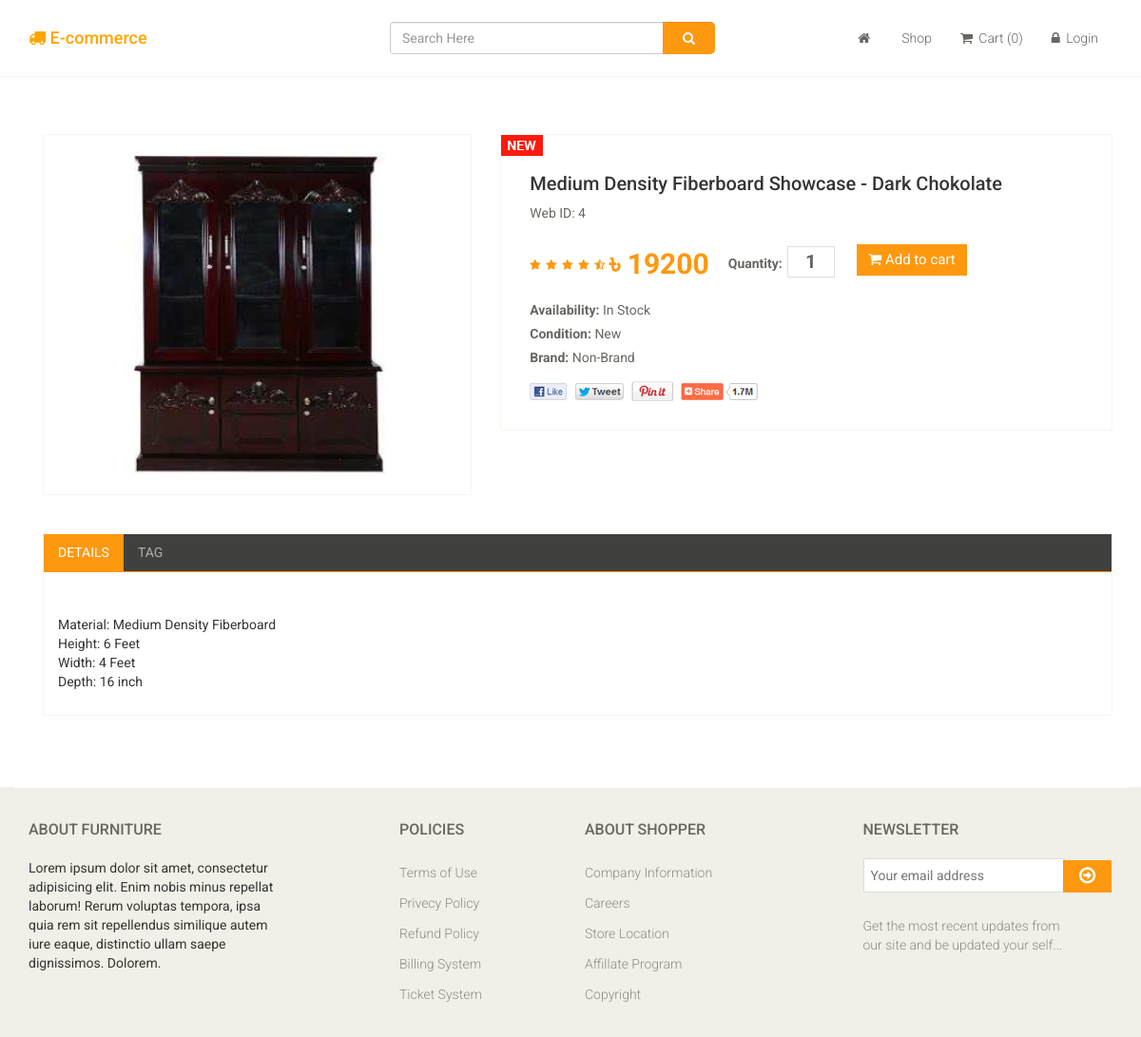
The app's page /details.php?product_id=4 with its own data.
### tables this page shows
CREATE TABLE `tbl_products` (
  `product_id` int(11) NOT NULL,
  `product_name` varchar(255) NOT NULL,
  `product_price` float NOT NULL,
  `product_cat_id` int(11) NOT NULL,
  `product_details` text NOT NULL,
  `product_image` text NOT NULL,
  `product_featured` tinyint(4) NOT NULL
);

### details.php (the view, shortened to what this page needs)
<?php include 'inc/start.php'; ?>
	<?php include 'inc/topnav.php'; ?>
	<div style="height: 50px;"></div>
	<?php
		$get_product_id = $_GET['product_id'];
	?>
	<section>
		<div class="container">
			<div class="row">
				<?php
	            	if (!isset($_GET['product_id']) && !isset($_GET['add'])) {
	            	}else{
	                    $query = "SELECT * FROM tbl_products WHERE product_id = '$get_product_id'";
	                    $result = mysqli_query($con,$query);
	                    if ($result) {
	                        while($row = mysqli_fetch_assoc($result)){
	                            $product_id       	= $row['product_id'];
	                            $product_name       = $row['product_name'];
	                            $product_price      = $row['product_price'];
	                            $product_details    = $row['product_details'];
	                            $product_image      = $row['product_image'];
	                        }
	                    }
	            	}
                ?>
				<div class="col-sm-12 padding-right">
					<div class="product-details">
						<div class="col-sm-5">
							<div class="view-product">
								<img src="dashboard/uploads/<?php echo $product_image; ?>" alt="" />
							</div>
						</div>
						<div class="col-sm-7">
							<div class="product-information">
								<img src="images/product-details/new.jpg" class="newarrival" alt="" />
								<h2><?php echo $product_name ?></h2>
								<p>Web ID: <?php echo $get_product_id ?></p>
								<img src="images/product-details/rating.png" alt="" />
								<span>
									<span>৳ <?php echo $product_price ?></span>
									<label>Quantity:</label>
									<form action="add_cart_details.php?action=add&id=<?php echo $product_id; ?>" method="post" class="pull-right">
										<input type="text" name="quantity" value="1" />
										<button type="submit" name="add_to_cart" class="btn btn-fefault cart">
											<i class="fa fa-shopping-cart"></i>
											Add to cart
										</button>
									</form>
								</span>
								<p><b>Availability:</b> In Stock</p>
								<p><b>Condition:</b> New</p>
								<p><b>Brand:</b> Non-Brand</p>
								<a href=""><img src="images/product-details/share.png" class="share img-responsive"  alt="" /></a>
							</div>
						</div>
					</div>
					<div class="category-tab shop-details-tab">
						<div class="col-sm-12">
							<ul class="nav nav-tabs">
								<li class="active"><a href="#details" data-toggle="tab">Details</a></li>
								<li><a href="#tag" data-toggle="tab">Tag</a></li>
							</ul>
						</div>
						<div class="tab-content">
							<div class="tab-pane fade active in" id="details" >
								<div class="col-sm-12">
									<div class="single-products" style="padding: 15px;">
										<div class="productinfo text-justify">
											<?php echo $product_details ?>
										</div>
									</div>
								</div>
							</div>
						</div>
					</div>
				</div>
			</div>
		</div>
	</section>
	<?php include 'inc/footer.php'; ?>
<?php include 'inc/end.php'; ?>

### assets/css/main.css (style rules this page uses)
body { font-family: 'Roboto', sans-serif; background:; position: relative; font-weight:400px; }
ul li { list-style: none; }
a { -webkit-transition: 300ms; -moz-transition: 300ms; -o-transition: 300ms; transition: 300ms; }
h1, h2, h3, h4, h5, h6 { font-family: 'Roboto', sans-serif; }
.padding-right { padding-right: 0; }
.single-products { position: relative; }
.productinfo { position:relative; }
.category-tab { overflow: hidden; }
.category-tab ul { background: #40403E; border-bottom: 1px solid #FE980F; list-style: none outside none; margin: 0 0 30px; padding: 0; width: 100%; }
.category-tab ul li a { border: 0 none; border-radius: 0; color: #B3AFA8; display: block; font-family: 'Roboto', sans-serif; font-size: 14px; text-transform: uppercase; }
.nav-tabs li.active a, .nav-tabs li.active a:hover, .nav-tabs li.active a:focus { -moz-border-bottom-colors: none; -moz-border-left-colors: none; -moz-border-right-colors: none; -moz-border-top-colors: none; background-color: #FE980F; border:0px; color: #FFFFFF; cursor: default; margin-right:0; margin-left:0; }
.nav-tabs li a { border: 1px solid rgba(0, 0, 0, 0); border-radius: 4px 4px 0 0; line-height: 1.42857; margin-right:0; }
.product-details { overflow:hidden; }
.product-details { margin-bottom: 40px; overflow: hidden; margin-top: 10px; }
.view-product { position: relative; }
.view-product img { border: 1px solid #F7F7F0; height: 380px; width: 100%; }
.product-information { border: 1px solid #F7F7F0; overflow: hidden; padding-bottom: 30px; padding-left: 30px; padding-top: 40px; position: relative; }
.newarrival { position:absolute; top:0; left:0 }
.product-information h2 { color: #363432; font-family: 'Roboto', sans-serif; font-size: 20px; margin-top: 0; }
.product-information p { color: #696763; font-family: 'Roboto', sans-serif; margin-bottom: 5px; }
.product-information span { display: inline-block; margin-bottom: 8px; margin-top: 18px; }
.product-information span span { color: #FE980F; float: left; font-family: 'Roboto', sans-serif; font-size: 30px; font-weight: 700; margin-right: 20px; margin-top: 0px; }
.product-information span input { border: 1px solid #DEDEDC; color: #696763; font-family: 'Roboto', sans-serif; font-size: 20px; font-weight: 700; height: 33px; outline: medium none; text-align: center; width: 50px; }
.product-information span label { color: #696763; font-family: 'Roboto', sans-serif; font-weight: 700; margin-right: 5px; margin-top: 10px; }
.share { margin-top: 15px; }
.cart { background: #FE980F; border: 0 none; border-radius: 0; color: #FFFFFF; font-family: 'Roboto', sans-serif; font-size: 15px; margin-bottom: 10px; margin-left: 20px; }
.shop-details-tab { border: 1px solid #F7F7F0; margin-bottom: 75px; margin-left: 15px; margin-right: 15px; padding-bottom: 10px; }
.shop-details-tab .col-sm-12 { padding-left: 0; padding-right: 0; }

### records on screen
tbl_products: product_image (picture), product_name "Medium Density Fiberboard Showcase - Dark Chokolate", product_price "19200", product_details "Material: Medium Density Fiberboard Height: 6 Feet Width: 4 Feet Depth: 16 inch"

### other values on screen
$get_product_id "4"
